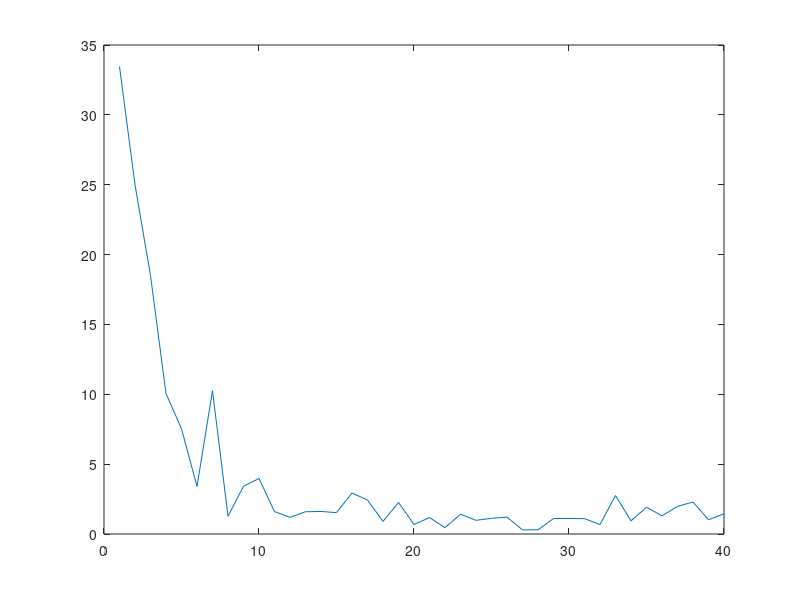

This figure's MATLAB source:
clear all

nh_1 = [1:40];
for i = 1:length(nh_1)
    %% Set up parameters
    N = 40; % Number of training samples
    epsilon = 0.2; % label noise
    Nh = nh_1(i);
    lambda = 1e-4;
    nh_rep = 500;

    %% Make dataset
    target_fn = @(t) sin(t);
    x = linspace(-pi,pi,N);
    y = target_fn(x) + epsilon*randn(size(x));

    Ntest = 100;
    x_test = linspace(-pi,pi,Ntest);
    y_test = target_fn(x_test);

    Ni = 2;

    %% Compute network activity
    
    mean_squared_error = zeros(1,nh_rep);
    for n = 1:nh_rep
        J = randn(Nh,Ni)/Nh;

        h = J*[x; ones(1,N)];
        h(h<0)=0;

        h_test = J*[x_test; ones(1,Ntest)];
        h_test(h_test<0)=0;


        %% Now train linear regression to map from h to y

        w = (y*h')*pinv(h*h' + lambda*eye(size(h,1)));

        y_pred = w*h_test;

        mean_squared_error = norm(y_test-y_pred).^2;
    end
    
    mse_nh(i) = mean(mean_squared_error);
    mse_nh_med(i) = median(mean_squared_error);

end
figure 
plot(nh_1,mse_nh)
